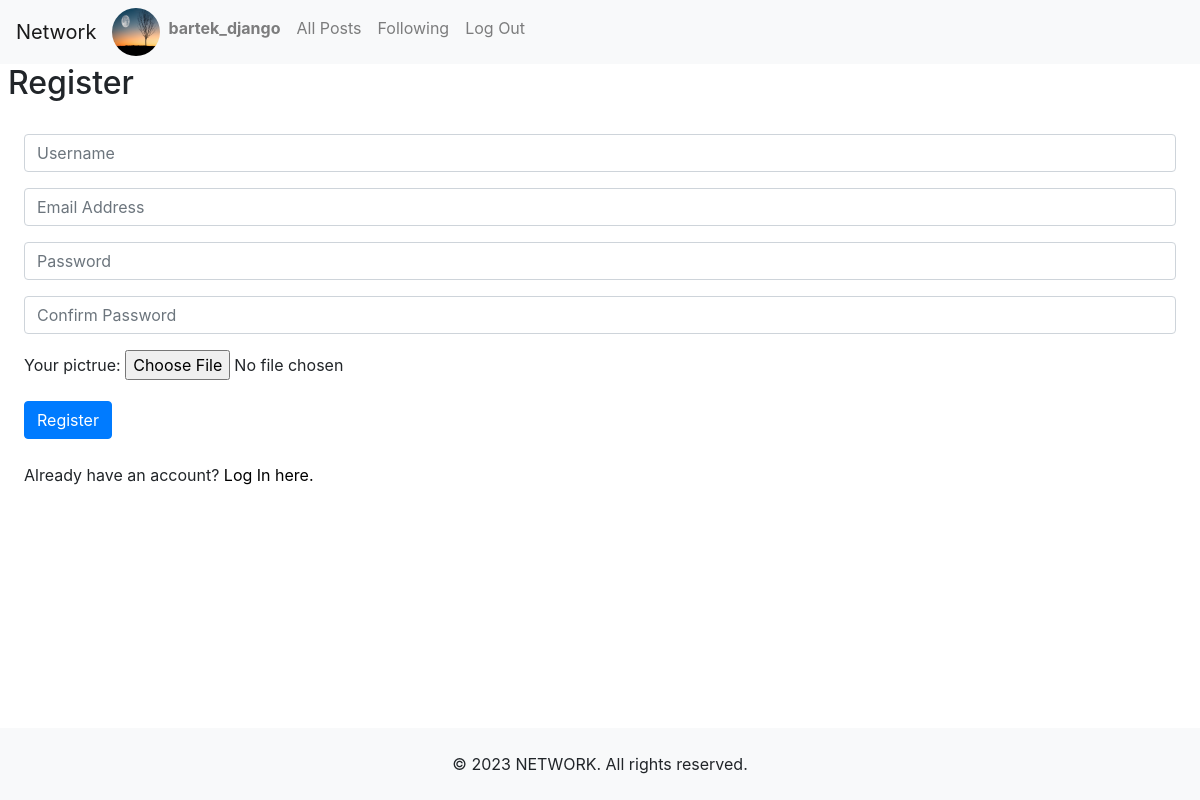
Page /register (signed in) on the committed database.
### network/models.py (models this page shows)
class User(AbstractUser):
    image = models.ImageField(upload_to="images", null=True, default="images/default-avatar-profile.jpg")

### network/views.py (the view)
# urls.py: path("register", views.register, name="register"),
def register(request):
    form = NetworkForm()
    if request.method == "POST":
        username = request.POST["username"]
        email = request.POST["email"]
        submitted_form = NetworkForm(request.POST, request.FILES)
        password = request.POST["password"]
        confirmation = request.POST["confirmation"]
        if password != confirmation:
            return render(request, "network/register.html", {
                "message": "Passwords must match."
            })
        if not submitted_form.is_valid():
            return render(request, "network/register.html", {"form": submitted_form})
        try:
            user_image = request.FILES['user_image']
        except MultiValueDictKeyError:
            user_image = 'images/default-avatar-profile.jpg'
        try:
            user = User.objects.create_user(username, email, password, image=user_image)
            user.save()
        except IntegrityError:
            return render(request, "network/register.html", {
                "message": "Username already taken."
            })
        login(request, user)
        return HttpResponseRedirect(reverse("index"))
    else:
        return render(request, "network/register.html", {"form": form})

### network/forms.py
class NetworkForm(forms.Form):
    user_image = forms.ImageField(required=False, label='Your pictrue')

### network/templates/network/register.html (shortened to what this page needs)
{% extends "network/layout.html" %}
{% block body %}
    <h2 class="ml-2">Register</h2>
    <form class="conatiner p-4" action="{% url 'register' %}" method="post" enctype="multipart/form-data">
        <div class="form-group">
            <input class="form-control" autofocus type="text" name="username" placeholder="Username">
        </div>
        <div class="form-group">
            <input class="form-control" type="email" name="email" placeholder="Email Address">
        </div>
        <div class="form-group">
            <input class="form-control" type="password" name="password" placeholder="Password">
        </div>
        <div class="form-group">
            <input class="form-control" type="password" name="confirmation" placeholder="Confirm Password">
        </div>
        <div>
            {{form}}
        </div>
        <input class="btn btn-primary mt-3" type="submit" value="Register">
    </form>
    <span class="ml-4">Already have an account?</span> <a class="login" href="{% url 'login' %}">Log In here.</a>
{% endblock %}

### network/templates/network/layout.html (shortened to what this page needs)
{% load static %}
<!DOCTYPE html>
<html lang="en">
<head>
    <link rel="stylesheet" href="https://stackpath.bootstrapcdn.com/bootstrap/4.4.1/css/bootstrap.min.css"
>
    <link href="{% static 'network/style.css' %}" rel="stylesheet">
    <link rel="stylesheet" href="{% static 'network/style.css' %}">
</head>
<body>
    <nav class="navbar navbar-expand-sm navbar-light bg-light">
        <a class="navbar-brand" href="{% url 'index' %}">Network</a>
        <div class="collapse navbar-collapse" id="navbarNav">
            <ul class="navbar-nav mr-auto">
                {% if user.is_authenticated %}
                <img class="user_avatar" src="{{user.image.url}}" alt="user image">
                <li id="user_profile" data-id="{{user.id}}" class="nav-item">
                    <a class="nav-link" href="{% url 'user_page' user.id %}"><strong>{{ user.username }}</strong></a>
                </li>
                {% endif %}
                <li class="nav-item">
                    <a class="nav-link" href="{% url 'index' %}">All Posts</a>
                </li>
                {% if user.is_authenticated %}
                <li class="nav-item">
                    <a class="nav-link" href="{% url 'following_posts' %}">Following</a>
                </li>
                <li class="nav-item">
                    <a class="nav-link" href="{% url 'logout' %}">Log Out</a>
                </li>
                {% endif %}
            </ul>
        </div>
    </nav>
    <div class="body">
        {% block body %}
        {% endblock %}
    </div>
    <footer class="text-center py-4 bg-light">
        <p class="m-0">&copy; <script>document.write(new Date().getFullYear())</script> NETWORK. All rights reserved.</p>
    </footer>
</body>
</html>

### network/static/network/style.css (style rules this page uses)
html { height: 100%; box-sizing: border-box; }
body { position: relative; margin: 0; min-height: 100%; box-sizing: inherit; padding-bottom: 4.5rem; }
.body { min-height: 100%; }
.user_avatar { width: 3rem; height: 3rem; border-radius: 50%; }
a, a:hover { color: black; text-decoration: none; }
footer { position: absolute; left: 0; right: 0; bottom: 0; }

### rows in the picture
User: image (picture), username "bartek_django"
